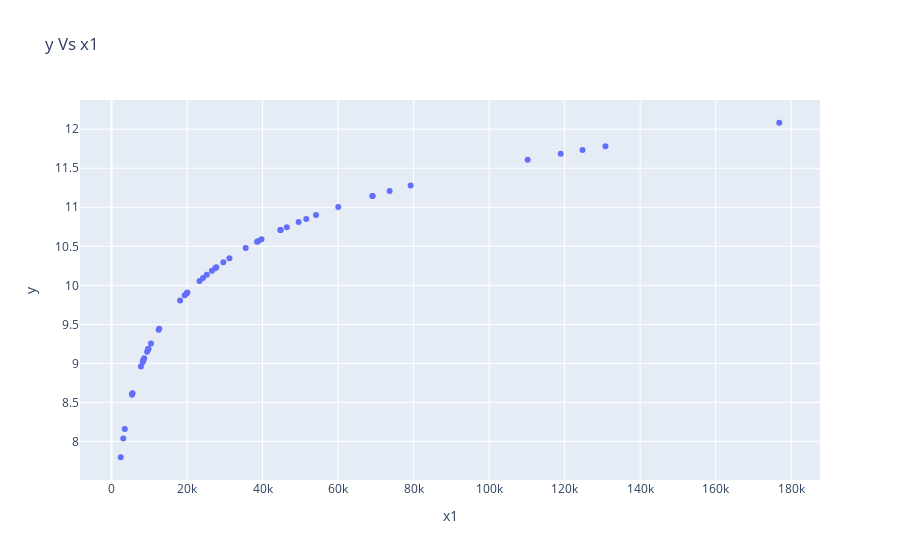

Notebook code cell kept with this figure:
### Code cell
import plotly
import plotly.graph_objs as go
import plotly.express as px

# Scatter Plot
layout = go.Layout(title = 'y Vs x1',
                   xaxis = dict (title = 'x1'),
                   yaxis = dict (title = 'y'),
                   hovermode='closest')

data = [go.Scatter(x = test_df['x1'],y = test_df['y'], mode='markers')]

# Create Figure Object
figure = go.Figure(data=data,layout=layout)
# Plot the figure
figure.show()

### Figure 1 — Plotly figure (JSON) as saved in the notebook; plotly's stock layout.template omitted (floating-point values rounded to 4 significant figures)
{"data": [{"mode": "markers", "type": "scatter", "x": [9671.0, 49540.0, 69150.0, 44800.0, 176900.0, 23310.0, 9731.0, 46430.0, 3499.0, 8654.0, 51570.0, 79210.0, 19370.0, 39710.0, 8262.0, 73660.0, 7791.0, 5525.0, 18150.0, 26580.0, 110200.0, 119000.0, 9414.0, 2435.0, 54160.0, 124700.0, 5514.0, 19860.0, 8374.0, 12460.0, 130800.0, 3098.0, 10440.0, 27740.0, 20070.0, 38910.0, 60050.0, 9765.0, 8455.0, 31210.0, 12640.0, 44700.0, 35520.0, 24220.0, 25220.0, 27450.0, 29600.0, 5427.0, 69080.0, 38550.0], "y": [9.177, 10.81, 11.14, 10.71, 12.08, 10.06, 9.183, 10.75, 8.16, 9.066, 10.85, 11.28, 9.872, 10.59, 9.019, 11.21, 8.961, 8.617, 9.807, 10.19, 11.61, 11.69, 9.15, 7.798, 10.9, 11.73, 8.615, 9.897, 9.033, 9.43, 11.78, 8.039, 9.254, 10.23, 9.907, 10.57, 11.0, 9.187, 9.042, 10.35, 9.445, 10.71, 10.48, 10.09, 10.14, 10.22, 10.3, 8.599, 11.14, 10.56]}], "layout": {"hovermode": "closest", "title": {"text": "y Vs x1"}, "xaxis": {"title": {"text": "x1"}}, "yaxis": {"title": {"text": "y"}}}}
